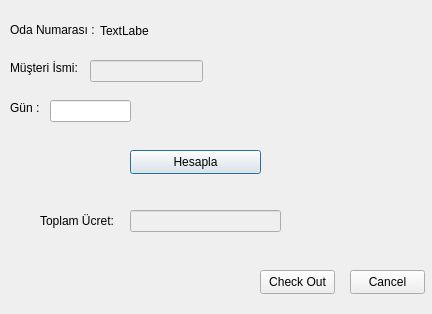
<?xml version="1.0" encoding="UTF-8"?>
<ui version="4.0">
 <class>Dialogcheckout</class>
 <widget class="QDialog" name="Dialogcheckout">
  <property name="geometry">
   <rect>
    <x>0</x>
    <y>0</y>
    <width>432</width>
    <height>314</height>
   </rect>
  </property>
  <property name="windowTitle">
   <string>Dialog</string>
  </property>
  <widget class="QLabel" name="label_oda">
   <property name="geometry">
    <rect>
     <x>10</x>
     <y>20</y>
     <width>91</width>
     <height>20</height>
    </rect>
   </property>
   <property name="text">
    <string>Oda Numarası :</string>
   </property>
  </widget>
  <widget class="QLabel" name="label_Odanum">
   <property name="geometry">
    <rect>
     <x>100</x>
     <y>20</y>
     <width>49</width>
     <height>21</height>
    </rect>
   </property>
   <property name="text">
    <string>TextLabel</string>
   </property>
  </widget>
  <widget class="QLabel" name="label_isimcustomer">
   <property name="geometry">
    <rect>
     <x>10</x>
     <y>60</y>
     <width>81</width>
     <height>16</height>
    </rect>
   </property>
   <property name="text">
    <string>Müşteri İsmi:</string>
   </property>
  </widget>
  <widget class="QLineEdit" name="lineEdit_Customer">
   <property name="enabled">
    <bool>false</bool>
   </property>
   <property name="geometry">
    <rect>
     <x>90</x>
     <y>60</y>
     <width>113</width>
     <height>22</height>
    </rect>
   </property>
  </widget>
  <widget class="QLabel" name="label_gun">
   <property name="geometry">
    <rect>
     <x>10</x>
     <y>100</y>
     <width>49</width>
     <height>16</height>
    </rect>
   </property>
   <property name="text">
    <string>Gün :</string>
   </property>
  </widget>
  <widget class="QLineEdit" name="lineEdit_Gun">
   <property name="geometry">
    <rect>
     <x>50</x>
     <y>100</y>
     <width>81</width>
     <height>22</height>
    </rect>
   </property>
  </widget>
  <widget class="QPushButton" name="pushButtonHesapla">
   <property name="geometry">
    <rect>
     <x>130</x>
     <y>150</y>
     <width>131</width>
     <height>24</height>
    </rect>
   </property>
   <property name="text">
    <string>Hesapla</string>
   </property>
  </widget>
  <widget class="QLabel" name="label">
   <property name="geometry">
    <rect>
     <x>40</x>
     <y>200</y>
     <width>81</width>
     <height>41</height>
    </rect>
   </property>
   <property name="text">
    <string>Toplam Ücret:</string>
   </property>
  </widget>
  <widget class="QLineEdit" name="lineEditUcret">
   <property name="enabled">
    <bool>false</bool>
   </property>
   <property name="geometry">
    <rect>
     <x>130</x>
     <y>210</y>
     <width>151</width>
     <height>22</height>
    </rect>
   </property>
  </widget>
  <widget class="QPushButton" name="pushButton_Checkout">
   <property name="geometry">
    <rect>
     <x>260</x>
     <y>270</y>
     <width>75</width>
     <height>24</height>
    </rect>
   </property>
   <property name="text">
    <string>Check Out</string>
   </property>
  </widget>
  <widget class="QPushButton" name="pushButton_Cancel">
   <property name="geometry">
    <rect>
     <x>350</x>
     <y>270</y>
     <width>75</width>
     <height>24</height>
    </rect>
   </property>
   <property name="text">
    <string>Cancel</string>
   </property>
  </widget>
 </widget>
 <resources/>
 <connections/>
</ui>
